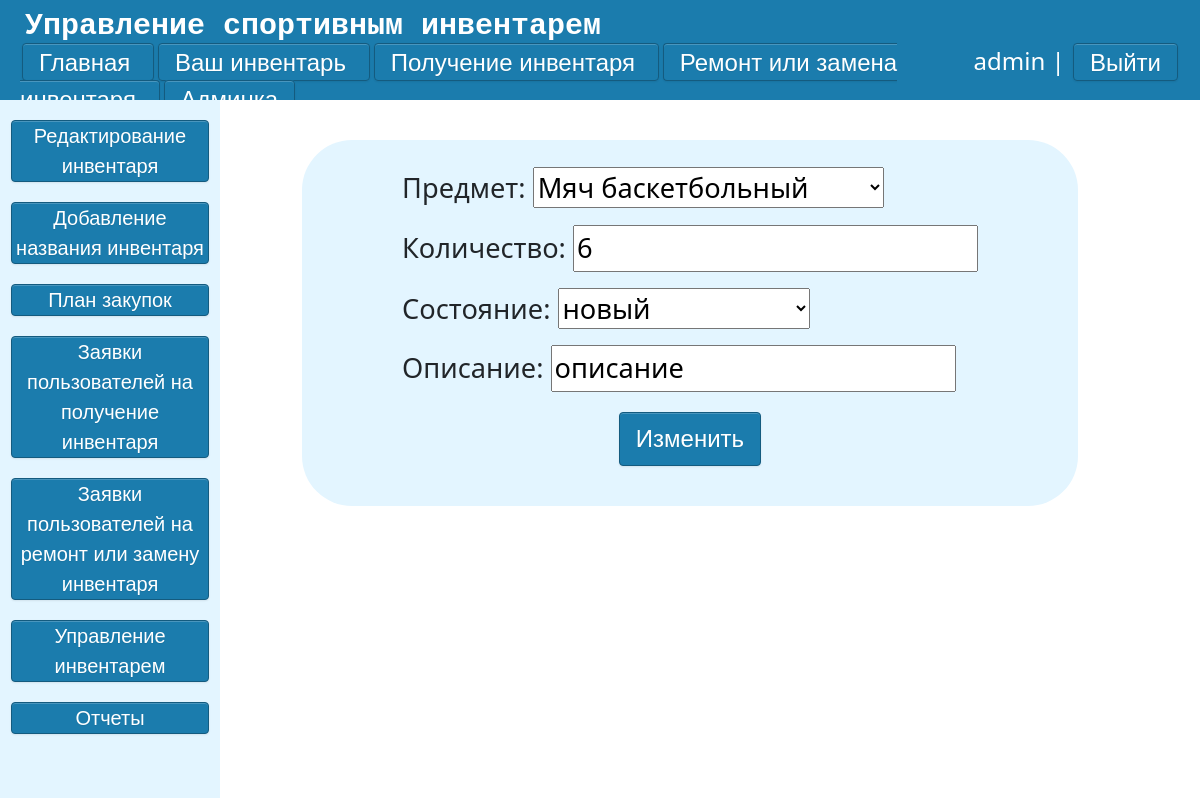
The page /console/update-inventory/1/ (signed in) on the database its author committed.
### main/models.py (models this page shows, shortened)
class Goods(models.Model):
    CONDITION_CHOICES = [
        ('новый', 'новый'),
        ('использованный', 'использованный'),
        ('сломанный', 'сломанный'),
    ]
    goods = models.ForeignKey('Goods_Names',on_delete=models.CASCADE,null=True,verbose_name='Предмет')
    count = models.IntegerField('Количество', default=1)
    rented_count = models.IntegerField('Взято', default=0)
    condition = models.CharField('Состояние', max_length=20, choices=CONDITION_CHOICES)
    description = models.TextField('Описание', blank=True, null=True)
    created_at = models.DateTimeField('Добавлено', default=timezone.now)
    updated_at = models.DateTimeField('Обновлено', auto_now=True)
    class Meta:
        verbose_name = "Инвентарь"
        verbose_name_plural = "Инвентарь"

### main/views.py (the view)
# urls.py: path('console/update-inventory/<int:post_id>/', views.Update_inventory, name="Update_inventory"),
def Update_inventory(request,post_id):
    if request.user.is_superuser:
        g = (Goods.objects.get(pk=post_id))
        form = UpdateGoodsForm(request.POST or None, instance=g)
        if form.is_valid():
            form.save()
            return redirect('edit_inventory')
        return render(request, 'admin/update_inventory.html', {'form':form,'g': g})
    else:
        return render(request, 'admin/Error.html')

### main/forms.py
class UpdateGoodsForm(forms.ModelForm):
    class Meta:
        model = Goods
        fields = ('goods', 'count', 'condition', 'description')
        labels = {
            'goods': 'Предмет',
            'count': 'Количество',
            'condition': 'Состояние',
            'description': 'Описание',
        }
        widgets = {
            'description': forms.TextInput()
        }

### main/models.py (called while the page is built)
    def __str__(self):
        return self.name_of_good

### main/templates/admin/update_inventory.html (shortened to what this page needs)
{% extends 'admin/admin-layout.html' %}
{% block script %}
    <link rel="stylesheet" href="https://cdn.jsdelivr.net/npm/flatpickr/dist/flatpickr.min.css">
{% endblock %}
{% block content %}
    {% if request.user.is_authenticated %}
            <div class="form_admin">
            <form method="post" class="form_content">
                {{ form.as_p }}
            <button type="submit" class = 'btn2'>Изменить</button>
            </form>
         </div>
    {% else %}
        <p class = 'enter_or_reg'>Войдите или зарегистрируйтесь</p>
    {% endif %}
{% endblock %}

### main/templates/admin/admin-layout.html (shortened to what this page needs)
{% load static %}
<!DOCTYPE html>
<html lang="ru">
<head>
    <link rel="stylesheet" href="https://cdn.jsdelivr.net/npm/bootstrap@5.3.2/dist/css/bootstrap.min.css">
    <link rel="stylesheet" href="{% static 'main/css/css.css' %}">
    <link rel="stylesheet" href="{% static 'main/css/buttons.css' %}">
    {% block script %}
    {% endblock script%}
</head>
<body>
    <div class = "back">
        <div class = 'top'>
                <div class="logo2"><samp>Управление спортивным инвентарем</samp></div>
                <div class = 'lower'>
                    <div class="left-shortcuts">
                        <a href="{% url 'main' %}" class = 'btn3'> Главная </a>
                        <a href="{% url 'my' %}" class = 'btn3'> Ваш инвентарь </a>
                        <a href="{% url 'application-get' %}" class = 'btn3'> Получение инвентаря </a>
                        <a href="{% url 'application-repair' %}" class = 'btn3'> Ремонт или замена инвентаря </a>
                        {% if request.user.is_superuser %}
                        <a href="{% url 'console' %}" class = 'btn3'> Админка </a>
                        {% endif %}
                    </div>
                    <div class="right-shortcuts">
                        {% if request.user.is_authenticated %}
                            <li class="last"> {{user.username}} | <a href="{% url 'logout' %}" class="btn3">Выйти</a></li>
                        {% else %}
                            <li class="last"><a href="register" class="btn3"> Регистрация</a>  <a href="login" class="btn3"> Войти </a></li>
                        {% endif %}
                    </div>
                </div>
        </div>
        <div class ="admin-content">
            <div class="side-bar">
                <a href="{% url 'edit_inventory' %}" class = 'btn4'> Редактирование инвентаря </a>
                <a href="{% url 'new_name_inventory' %}" class = 'btn4'> Добавление названия инвентаря </a>
                <a href="{% url 'purchase_plan' %}" class = 'btn4'> План закупок </a>
                <a href="{% url 'Request_for_receipt_inventory' %}" class = 'btn4'> Заявки пользователей на получение инвентаря</a>
                <a href="{% url 'Request_for_repair_inventory' %}" class = 'btn4'> Заявки пользователей на ремонт или замену инвентаря </a>
                <a href="{% url 'Inventory_management' %}" class = 'btn4'> Управление инвентарем </a>
                <a href="{% url 'history' %}" class = 'btn4'> Отчеты </a>
            </div>
            <div class="right-content">
                {% block content  %}
                {% endblock %}
            </div>
        </div>
    </div>
</body>
</html>

### main/static/main/css/css.css (style rules this page uses)
body { height: 100vh; width: 100vw; }
.top { display: grid; place-items: left; background: #1B7CAD; width: 100%; height: 100px; overflow: auto; }
.lower { display: grid; grid-template-columns: 80% 20%; padding: 10px width: 100%; padding-left: 20px; padding-right: 20px; font-size: 24px; margin-top: -6px; }
.back { height: 100%; width: 100%; overflow: auto; }
.logo2 { font-size: 30px; margin-left: 25px; font-weight: bold; color: #fff; }
.last { float:right; color: #fff; }
li { list-style-type: none; }
.side-bar { width: 220px; background: #e3f5ff; overflow: auto; font-size: 20px; }
.admin-content { display: grid; grid-template-columns: 210px 80vw; height: 87.3% }
.right-content { width: 100%; margin-top: 40px; margin-right: auto; margin-left: auto; overflow: auto; }
.form_admin { display: grid; place-items: center; }
.form_content { padding-top: 27px; font-size: 1.7rem; background-color: #e3f5ff; padding-left: 100px; padding-right: 100px; border-radius: 50px; padding-bottom: 20px; }

### main/static/main/css/buttons.css (style rules this page uses)
button.btn2 { border-radius: 4px; -webkit-box-shadow: inset 0 1px 0 rgba(255, 255, 255, 0.2), 0 1px 2px rgba(0, 0, 0, 0.08); -moz-box-shadow: inset 0 1px 0 rgba(255, 255, 255, 0.2), 0 1px 2px rgba(0, 0, 0, 0.08); box-shadow: inset 0 1px 0 rgba(255, 255, 255, 0.2), 0 1px 2px rgba(0, 0, 0, 0.08); color: #fff; display:block; width:auto; text-align: center; font-family: Arial, Helvetica, sans-serif; font-size: 24px; padding: 8px 16px; margin: 20px auto; text-decoration: none; text-shadow: 0 1px 1px rgba(0, 0, 0, 0.075); -webkit-transition: background-color 0.1s linear; -moz-transition: background-color 0.1s linear; -o-transition: background-color 0.1s linear; transition: background-color 0.1s linear; background-color: rgb( 27, 124, 173 ); border: 1px solid rgb( 20, 91, 127 ); }
a.btn3 { border-radius: 4px; -webkit-box-shadow: inset 0 1px 0 rgba(255, 255, 255, 0.2), 0 1px 2px rgba(0, 0, 0, 0.08); -moz-box-shadow: inset 0 1px 0 rgba(255, 255, 255, 0.2), 0 1px 2px rgba(0, 0, 0, 0.08); box-shadow: inset 0 1px 0 rgba(255, 255, 255, 0.2), 0 1px 2px rgba(0, 0, 0, 0.08); color: #fff; width: auto; text-align: center; font-family: Arial, Helvetica, sans-serif; padding: 4.5px 16px; margin: 20px 2px; text-decoration: none; text-shadow: 0 1px 1px rgba(0, 0, 0, 0.075); -webkit-transition: background-color 0.1s linear; -moz-transition: background-color 0.1s linear; -o-transition: background-color 0.1s linear; transition: background-color 0.1s linear; background-color: rgb( 27, 124, 173 ); border: 1px solid rgb( 20, 91, 127 ); }
a.btn4 { border-radius: 4px; -webkit-box-shadow: inset 0 1px 0 rgba(255, 255, 255, 0.2), 0 1px 2px rgba(0, 0, 0, 0.08); -moz-box-shadow: inset 0 1px 0 rgba(255, 255, 255, 0.2), 0 1px 2px rgba(0, 0, 0, 0.08); box-shadow: inset 0 1px 0 rgba(255, 255, 255, 0.2), 0 1px 2px rgba(0, 0, 0, 0.08); color: #fff; display:block; width:90%; margin: 20px auto; text-align: center; font-family: Arial, Helvetica, sans-serif; text-decoration: none; text-shadow: 0 1px 1px rgba(0, 0, 0, 0.075); -webkit-transition: background-color 0.1s linear; -moz-transition: background-color 0.1s linear; -o-transition: background-color 0.1s linear; transition: background-color 0.1s linear; background-color: rgb( 27, 124, 173 ); border: 1px solid rgb( 20, 91, 127 ); }

### rows shown on the page
Goods: goods "Мяч баскетбольный", count "6", condition "новый", description "описание"

### other values the page prints
{{ user.username }} "admin"
